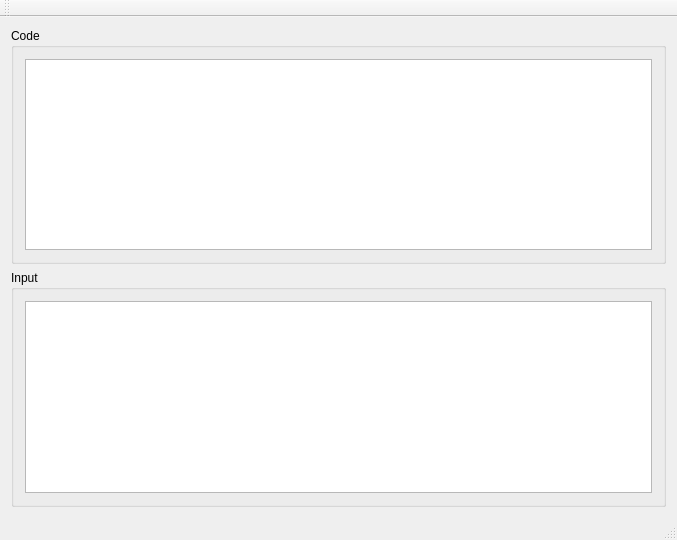
<?xml version="1.0" encoding="UTF-8"?>
<ui version="4.0">
 <class>MainWindow</class>
 <widget class="QMainWindow" name="MainWindow">
  <property name="geometry">
   <rect>
    <x>0</x>
    <y>0</y>
    <width>677</width>
    <height>540</height>
   </rect>
  </property>
  <property name="windowTitle">
   <string>Pyth IDE</string>
  </property>
  <widget class="QWidget" name="centralWidget">
   <layout class="QHBoxLayout" name="horizontalLayout">
    <item>
     <layout class="QVBoxLayout" name="verticalLayout">
      <item>
       <widget class="QGroupBox" name="code_box">
        <property name="title">
         <string>Code</string>
        </property>
        <layout class="QHBoxLayout" name="horizontalLayout_2">
         <item>
          <widget class="QPlainTextEdit" name="code_text_edit"/>
         </item>
        </layout>
       </widget>
      </item>
      <item>
       <widget class="QGroupBox" name="input_box">
        <property name="title">
         <string>Input</string>
        </property>
        <layout class="QHBoxLayout" name="horizontalLayout_3">
         <item>
          <widget class="QPlainTextEdit" name="input_text_edit"/>
         </item>
        </layout>
       </widget>
      </item>
     </layout>
    </item>
   </layout>
  </widget>
  <widget class="QMenuBar" name="menuBar">
   <property name="geometry">
    <rect>
     <x>0</x>
     <y>0</y>
     <width>677</width>
     <height>27</height>
    </rect>
   </property>
  </widget>
  <widget class="QToolBar" name="mainToolBar">
   <attribute name="toolBarArea">
    <enum>TopToolBarArea</enum>
   </attribute>
   <attribute name="toolBarBreak">
    <bool>false</bool>
   </attribute>
  </widget>
  <widget class="QStatusBar" name="statusBar"/>
 </widget>
 <layoutdefault spacing="6" margin="11"/>
 <resources/>
 <connections/>
</ui>
